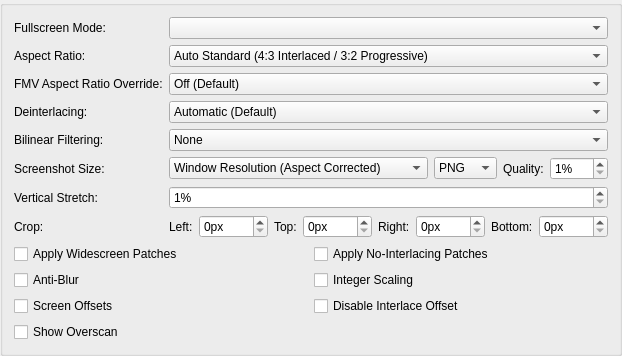
     <widget class="QGroupBox" name="gameDisplayTab">
      <attribute name="title">
       <string>Display</string>
      </attribute>
      <layout class="QFormLayout" name="formLayout_7">
       <item row="0" column="0">
        <widget class="QLabel" name="fsModeLabel">
         <property name="text">
          <string>Fullscreen Mode:</string>
         </property>
        </widget>
       </item>
       <item row="0" column="1">
        <widget class="QComboBox" name="fullscreenModes"/>
       </item>
       <item row="1" column="0">
        <widget class="QLabel" name="aspectRatioLabel">
         <property name="text">
          <string>Aspect Ratio:</string>
         </property>
        </widget>
       </item>
       <item row="1" column="1">
        <widget class="QComboBox" name="aspectRatio">
         <item>
          <property name="text">
           <string>Auto Standard (4:3 Interlaced / 3:2 Progressive)</string>
          </property>
         </item>
         <item>
          <property name="text">
           <string>Standard (4:3)</string>
          </property>
         </item>
         <item>
          <property name="text">
           <string>Widescreen (16:9)</string>
          </property>
         </item>
         <item>
          <property name="text">
           <string>Native/Full (10:7)</string>
          </property>
         </item>
        </widget>
       </item>
       <item row="2" column="0">
        <widget class="QLabel" name="fmvAspectRatioLabel">
         <property name="text">
          <string>FMV Aspect Ratio Override:</string>
         </property>
        </widget>
       </item>
       <item row="2" column="1">
        <widget class="QComboBox" name="fmvAspectRatio">
         <item>
          <property name="text">
           <string>Off (Default)</string>
          </property>
         </item>
         <item>
          <property name="text">
           <string>Auto Standard (4:3 Interlaced / 3:2 Progressive)</string>
          </property>
         </item>
         <item>
          <property name="text">
           <string>Standard (4:3)</string>
          </property>
         </item>
         <item>
          <property name="text">
           <string>Widescreen (16:9)</string>
          </property>
         </item>
         <item>
          <property name="text">
           <string>Native/Full (10:7)</string>
          </property>
         </item>
        </widget>
       </item>
       <item row="3" column="0">
        <widget class="QLabel" name="interlacingLabel">
         <property name="text">
          <string>Deinterlacing:</string>
         </property>
        </widget>
       </item>
       <item row="3" column="1">
        <widget class="QComboBox" name="interlacing">
         <item>
          <property name="text">
           <string>Automatic (Default)</string>
          </property>
         </item>
         <item>
          <property name="text">
           <string>No Deinterlacing</string>
          </property>
         </item>
         <item>
          <property name="text">
           <string extracomment="Weave: deinterlacing method that can be translated or left as-is in English. Sawtooth: refers to the jagged effect weave deinterlacing has on motion.">Weave (Top Field First, Sawtooth)</string>
          </property>
         </item>
         <item>
          <property name="text">
           <string extracomment="Weave: deinterlacing method that can be translated or left as-is in English. Sawtooth: refers to the jagged effect weave deinterlacing has on motion.">Weave (Bottom Field First, Sawtooth)</string>
          </property>
         </item>
         <item>
          <property name="text">
           <string extracomment="Bob: deinterlacing method that refers to the way it makes video look like it's bobbing up and down.">Bob (Top Field First, Full Frames)</string>
          </property>
         </item>
         <item>
          <property name="text">
           <string extracomment="Bob: deinterlacing method that refers to the way it makes video look like it's bobbing up and down.">Bob (Bottom Field First, Full Frames)</string>
          </property>
         </item>
         <item>
          <property name="text">
           <string extracomment="Blend: deinterlacing method that blends the colors of the two frames, can be translated or left as-is in English.">Blend (Top Field First, Merge 2 Fields)</string>
          </property>
         </item>
         <item>
          <property name="text">
           <string extracomment="Blend: deinterlacing method that blends the colors of the two frames, can be translated or left as-is in English.">Blend (Bottom Field First, Merge 2 Fields)</string>
          </property>
         </item>
         <item>
          <property name="text">
           <string extracomment="Adaptive: deinterlacing method that should be translated.">Adaptive (Top Field First, Similar to Bob + Weave)</string>
          </property>
         </item>
         <item>
          <property name="text">
           <string extracomment="Adaptive: deinterlacing method that should be translated.">Adaptive (Bottom Field First, Similar to Bob + Weave)</string>
          </property>
         </item>
        </widget>
       </item>
       <item row="4" column="0">
        <widget class="QLabel" name="billinearLabel">
         <property name="text">
          <string>Bilinear Filtering:</string>
         </property>
        </widget>
       </item>
       <item row="4" column="1">
        <widget class="QComboBox" name="bilinearFiltering">
         <item>
          <property name="text">
           <string>None</string>
          </property>
         </item>
         <item>
          <property name="text">
           <string extracomment="Smooth: Refers to the texture clarity.">Bilinear (Smooth)</string>
          </property>
         </item>
         <item>
          <property name="text">
           <string extracomment="Sharp: Refers to the texture clarity.">Bilinear (Sharp)</string>
          </property>
         </item>
        </widget>
       </item>
       <item row="5" column="0">
        <widget class="QLabel" name="screenshotSizeLabel">
         <property name="text">
          <string>Screenshot Size:</string>
         </property>
        </widget>
       </item>
       <item row="5" column="1">
        <layout class="QHBoxLayout" name="screenshotLayout" stretch="1,0,0,0">
         <item>
          <widget class="QComboBox" name="screenshotSize">
           <item>
            <property name="text">
             <string>Window Resolution (Aspect Corrected)</string>
            </property>
           </item>
           <item>
            <property name="text">
             <string>Internal Resolution (Aspect Corrected)</string>
            </property>
           </item>
           <item>
            <property name="text">
             <string>Internal Resolution (No Aspect Correction)</string>
            </property>
           </item>
          </widget>
         </item>
         <item>
          <widget class="QComboBox" name="screenshotFormat">
           <item>
            <property name="text">
             <string>PNG</string>
            </property>
           </item>
           <item>
            <property name="text">
             <string>JPEG</string>
            </property>
           </item>
           <item>
            <property name="text">
             <string>WebP</string>
            </property>
           </item>
          </widget>
         </item>
         <item>
          <widget class="QLabel" name="screenshotQualityLabel">
           <property name="text">
            <string>Quality:</string>
           </property>
          </widget>
         </item>
         <item>
          <widget class="QSpinBox" name="screenshotQuality">
           <property name="suffix">
            <string>%</string>
           </property>
           <property name="minimum">
            <number>1</number>
           </property>
           <property name="maximum">
            <number>100</number>
           </property>
          </widget>
         </item>
        </layout>
       </item>
       <item row="6" column="0">
        <widget class="QLabel" name="verticalStretchLabel">
         <property name="text">
          <string>Vertical Stretch:</string>
         </property>
        </widget>
       </item>
       <item row="6" column="1">
        <widget class="QSpinBox" name="stretchY">
         <property name="suffix">
          <string extracomment="Percentage sign that shows next to a value. You might want to add a space before if your language requires it.">%</string>
         </property>
         <property name="minimum">
          <number>1</number>
         </property>
         <property name="maximum">
          <number>300</number>
         </property>
        </widget>
       </item>
       <item row="7" column="0">
        <widget class="QLabel" name="cropLabel">
         <property name="text">
          <string>Crop:</string>
         </property>
        </widget>
       </item>
       <item row="7" column="1">
        <layout class="QHBoxLayout" name="cropLayout" stretch="0,1,0,1,0,1,0,1">
         <item>
          <widget class="QLabel" name="cropLeftLabel">
           <property name="text">
            <string extracomment="Warning: short space constraints. Abbreviate if necessary.">Left:</string>
           </property>
          </widget>
         </item>
         <item>
          <widget class="QSpinBox" name="cropLeft">
           <property name="suffix">
            <string>px</string>
           </property>
           <property name="maximum">
            <number>1000</number>
           </property>
          </widget>
         </item>
         <item>
          <widget class="QLabel" name="cropTopLabel">
           <property name="text">
            <string extracomment="Warning: short space constraints. Abbreviate if necessary.">Top:</string>
           </property>
          </widget>
         </item>
         <item>
          <widget class="QSpinBox" name="cropTop">
           <property name="suffix">
            <string>px</string>
           </property>
           <property name="maximum">
            <number>1000</number>
           </property>
          </widget>
         </item>
         <item>
          <widget class="QLabel" name="cropRightLabel">
           <property name="text">
            <string extracomment="Warning: short space constraints. Abbreviate if necessary.">Right:</string>
           </property>
          </widget>
         </item>
         <item>
          <widget class="QSpinBox" name="cropRight">
           <property name="suffix">
            <string>px</string>
           </property>
           <property name="maximum">
            <number>1000</number>
           </property>
          </widget>
         </item>
         <item>
          <widget class="QLabel" name="cropBottomLabel">
           <property name="text">
            <string extracomment="Warning: short space constraints. Abbreviate if necessary.">Bottom:</string>
           </property>
          </widget>
         </item>
         <item>
          <widget class="QSpinBox" name="cropBottom">
           <property name="suffix">
            <string>px</string>
           </property>
           <property name="maximum">
            <number>1000</number>
           </property>
          </widget>
         </item>
        </layout>
       </item>
       <item row="8" column="0" colspan="2">
        <layout class="QGridLayout" name="displayGridLayout">
         <item row="1" column="1">
          <widget class="QCheckBox" name="integerScaling">
           <property name="text">
            <string>Integer Scaling</string>
           </property>
          </widget>
         </item>
         <item row="0" column="0">
          <widget class="QCheckBox" name="widescreenPatches">
           <property name="text">
            <string>Apply Widescreen Patches</string>
           </property>
          </widget>
         </item>
         <item row="0" column="1">
          <widget class="QCheckBox" name="noInterlacingPatches">
           <property name="text">
            <string>Apply No-Interlacing Patches</string>
           </property>
          </widget>
         </item>
         <item row="1" column="0">
          <widget class="QCheckBox" name="PCRTCAntiBlur">
           <property name="text">
            <string>Anti-Blur</string>
           </property>
           <property name="shortcut">
            <string>Ctrl+S</string>
           </property>
          </widget>
         </item>
         <item row="2" column="1">
          <widget class="QCheckBox" name="DisableInterlaceOffset">
           <property name="text">
            <string>Disable Interlace Offset</string>
           </property>
          </widget>
         </item>
         <item row="2" column="0">
          <widget class="QCheckBox" name="PCRTCOffsets">
           <property name="text">
            <string>Screen Offsets</string>
           </property>
          </widget>
         </item>
         <item row="3" column="0">
          <widget class="QCheckBox" name="PCRTCOverscan">
           <property name="text">
            <string>Show Overscan</string>
           </property>
          </widget>
         </item>
        </layout>
       </item>
      </layout>
     </widget>
